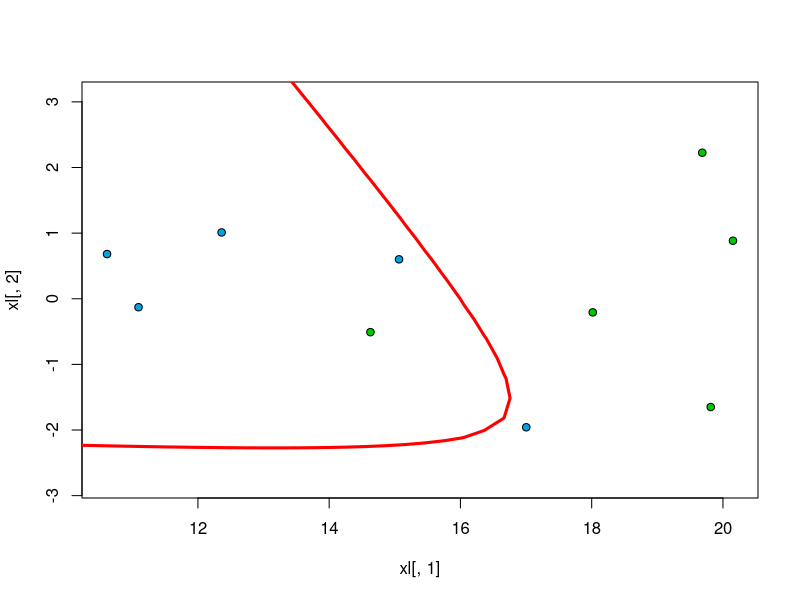

R code for this plot:
## Восстановление центра нормального распределения
estimateMu <- function(objects)
{
  ## mu = 1 / m * sum_{i=1}^m(objects_i)
  rows <- dim(objects)[1]
  cols <- dim(objects)[2]
  
  mu <- matrix(NA, 1, cols)
  for (col in 1:cols)
  {
    mu[1, col] = mean(objects[,col])
  }
  
  return(mu)
}
## Восстановление ковариационной матрицы нормального распределения
estimateCovarianceMatrix <- function(objects, mu)
{
  rows <- dim(objects)[1]
  cols <- dim(objects)[2]
  sigma <- matrix(0, cols, cols)
  
  for (i in 1:rows)
  {
    sigma <- sigma + (t(objects[i,] - mu) %*%
                        (objects[i,] - mu)) / (rows - 1)
  }
  
  return (sigma)
}
## Получение коэффициентов подстановочного алгоритма
getPlugInDiskriminantCoeffs <- function(mu1, sigma1, mu2,
                                        sigma2)
{
  ## Line equation: a*x1^2 + b*x1*x2 + c*x2 + d*x1 + e*x2+ f = 0
  invSigma1 <- solve(sigma1)
  invSigma2 <- solve(sigma2)
  
  f <- log(abs(det(sigma1))) - log(abs(det(sigma2))) +
    mu1 %*% invSigma1 %*% t(mu1) - mu2 %*% invSigma2 %*%
    t(mu2);
  
  alpha <- invSigma1 - invSigma2
  a <- alpha[1, 1]
  b <- 2 * alpha[1, 2]
  c <- alpha[2, 2]
  
  beta <- invSigma1 %*% t(mu1) - invSigma2 %*% t(mu2)
  d <- -2 * beta[1, 1]
  e <- -2 * beta[2, 1]
  return (c("x^2" = a, "xy" = b, "y^2" = c, "x" = d, "y"
            = e, "1" = f))
}
## Количество объектов в каждом классе
ObjectsCountOfEachClass <- 5
## Подключаем библиотеку MASS для генерации многомерногонормального распределения
library(MASS)
## Генерируем тестовые данные
Sigma1 <- matrix(c(10, 0, 0, 1), 2, 2)
Sigma2 <- matrix(c(15, 0, 0, 1), 2, 2)
Mu1 <- c(13, 0)
Mu2 <- c(15, 0)
xy1 <- mvrnorm(n=ObjectsCountOfEachClass, Mu1, Sigma1)
xy2 <- mvrnorm(n=ObjectsCountOfEachClass, Mu2, Sigma2)
## Собираем два класса в одну выборку
xl <- rbind(cbind(xy1, 1), cbind(xy2, 2))
## Рисуем обучающую выборку
colors <- c(rgb(0/255, 162/255, 232/255), rgb(0/255,
                                              200/255, 0/255))
plot(xl[,1], xl[,2], pch = 21, bg = colors[xl[,3]], asp =
       1)
## Оценивание
objectsOfFirstClass <- xl[xl[,3] == 1, 1:2]
objectsOfSecondClass <- xl[xl[,3] == 2, 1:2]
27
mu1 <- estimateMu(objectsOfFirstClass)
mu2 <- estimateMu(objectsOfSecondClass)
sigma1 <- estimateCovarianceMatrix(objectsOfFirstClass,
                                   mu1)
sigma2 <- estimateCovarianceMatrix(objectsOfSecondClass,
                                   mu2)
coeffs <- getPlugInDiskriminantCoeffs(mu1, sigma1, mu2,
                                      sigma2)
## Рисуем дискриминантую функцию – красная линия
x <- y <- seq(-10, 20, len=100)
z <- outer(x, y, function(x, y) coeffs["x^2"]*x^2 +
             coeffs["xy"]*x*y
           + coeffs["y^2"]*y^2 + coeffs["x"]*x
           + coeffs["y"]*y + coeffs["1"])
contour(x, y, z, levels=0, drawlabels=FALSE, lwd = 3, col =
          "red", add = TRUE)
